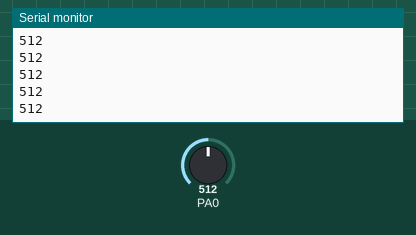
Recording of a program running on a simulated ATmega32, built with avr-gcc and emulated at 8 MHz. On the bench: the last lines printed to the serial monitor. The test bench sets the inputs (shaded band); at power-on: PA0 = 512.

Above: at 1.2 s.
1.3 s: PA0 set to 716
At 1.36 s:
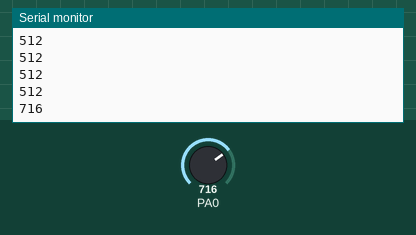
2.8 s: PA0 set to 900
At 2.82 s:
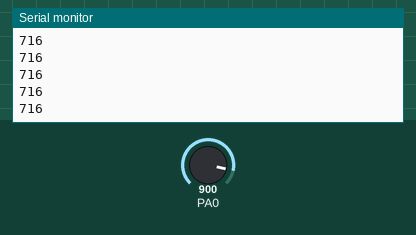
Timing chart, 0 to 5.8 s (numbered marks = the images above; inputs shaded):
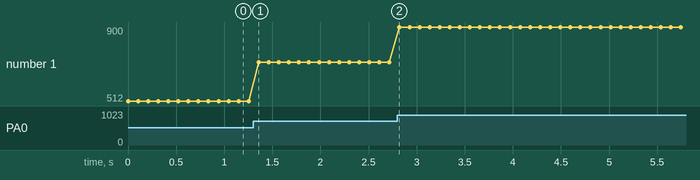

Measured:
- after the input at 1.3 s, the serial monitor: prints a new line after 0.06 s (image 1)
- plotted number 1: 512 → 716 after the input at 1.3 s, 716 → 900 after the input at 2.8 s

The program:

main.c
```c
#define F_CPU 8000000
#define BAUD 9600
#define CHECK_BIT(byte, bitnum) ((byte >> bitnum) & 1)

#include <avr/io.h>
#include <avr/interrupt.h>
#include <util/delay.h>
#include <util/setbaud.h>
#include <stdio.h>
#include <stdbool.h>
#include <string.h>
#include <ctype.h>
#include "uart.h"

void ADC_Init(void) {
    ADMUX = _BV(REFS0); // source AVCC
    ADCSRA = _BV(ADEN) | _BV(ADPS2) | _BV(ADPS1) | _BV(ADPS0);
}

uint16_t ADC_Read(uint8_t channel){
    ADMUX |= _BV(REFS0) | (channel & 0x0F);
    ADCSRA |= _BV(ADSC);
    while(CHECK_BIT(ADCSRA, ADSC) == 1);

    // Manually calculate ADC value
    /* uint16_t adc_value = ADCL; */
    /* adc_value |= (ADCH << 8); */
    /* return adc_value; */

    return ADC;
}

int main(void){
    stdout = fdevopen((int (*)(char, FILE *))uart_putchar, NULL);
    stdin = fdevopen(NULL, (int (*)(FILE *))uart_getchar);

    uart_init();
    ADC_Init();

    while (1) {
        printf("%d\n\r", ADC_Read(0));
        _delay_ms(100);
    }
    return 0;

}
```

uart.c
```c
#define F_CPU 8000000
#define BAUD 9600

#include <avr/io.h>
#include <util/setbaud.h>
#include "uart.h"
#include "stdio.h"
#include <stdbool.h>


void uart_init(void){
    UBRRH = UBRRH_VALUE;
    UBRRL = UBRRL_VALUE;

    UCSRB = _BV(RXEN) | _BV(TXEN) | _BV(RXCIE);

    UCSRC = _BV(URSEL) | _BV(UCSZ0) | _BV(UCSZ1);
}

void uart_putchar(char c, FILE *stream) {
    if(c == '\n'){
        uart_putchar('\r', stream);
    }

    loop_until_bit_is_set(UCSRA, UDRE);
    UDR = c;
}

char uart_getchar(FILE *steam){
    loop_until_bit_is_set(UCSRA, RXC);
    char read = UDR;
    uart_putchar(read, steam);
    return read;
}

void uart_transmit(char data) {
    while (!(UCSRA & (1 << UDRE)));
    UDR = data;
    while (!(UCSRA & (1 << TXC)));
}

char uart_receive(void) {
    return UDR;
}

bool uart_is_data_avaiable(){
    return UCSRA & (1 << RXC);
}
```

uart.h
```c
#pragma once
#include "stdio.h"
#include <stdbool.h>

void uart_init(void);

void uart_putchar(char c, FILE *stream);

char uart_getchar(FILE *steam);

void uart_transmit(char data);

char uart_receive(void);

bool uart_is_data_avaiable();
```
